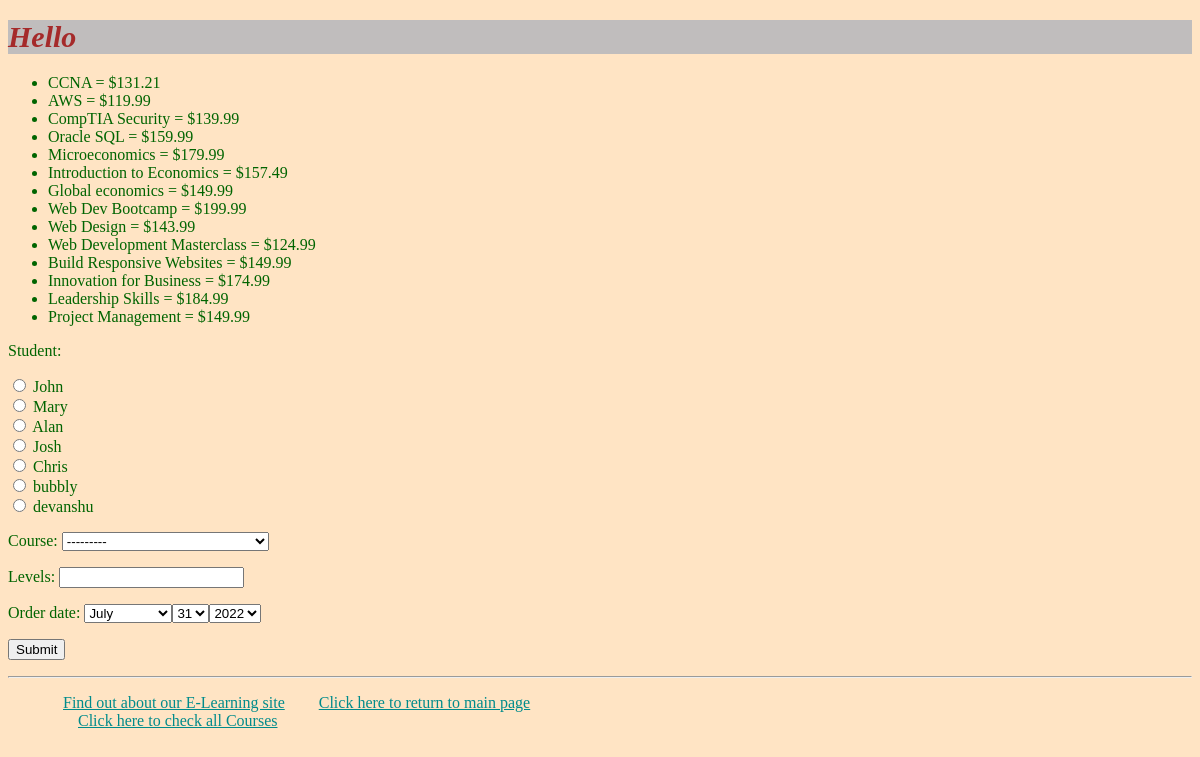
The app's page /myapp/place_order/ with its own data.
### myapp/models.py (models this page shows, shortened)
class Course(models.Model):
    interested = models.PositiveIntegerField(default=0)
    stages = models.PositiveIntegerField(default=3)
    topic = models.ForeignKey(Topic, related_name='courses', on_delete=models.CASCADE)
    name = models.CharField(max_length=200)
    price = models.DecimalField(max_digits=10,decimal_places=2)
    for_everyone = models.BooleanField(default=True)
    description = models.TextField(max_length=300, null=True, blank=True)
    def __str__(self):
        return self.name

### myapp/views.py (the view)
# urls.py: path(r'place_order/', views.place_order, name='place_order'),
def place_order(request):
    msg = ''
    all_courses = Course.objects.all()
    if request.method == 'POST':
        form = OrderForm(request.POST)
        if form.is_valid():
            order = form.save(commit=False)
            if order.course.price > 150:
                order.course.discount()
            if order.levels <= order.course.stages:
                order.save()
                msg = 'Your course has been ordered successfully.'
            else:
                msg = 'You exceeded the number of levels for this course.'
            return render(request, 'myapp/order_response.html', {'msg': msg})
    else:
        form = OrderForm()
    return render(request, 'myapp/place_order.html', {'form': form, 'msg': msg, 'courlist': all_courses})

### myapp/forms.py
class OrderForm(forms.ModelForm):
    class Meta:
        model = Order
        fields = ['student', 'course', 'levels', 'order_date']
        widgets = {
            'student': forms.RadioSelect(),
            'order_date': forms.SelectDateWidget()
        }

### myapp/models.py (called while the page is built)
    def __str__(self):
        return self.first_name

### myapp/templates/myapp/place_order.html (shortened to what this page needs)
{% extends 'myapp/base.html' %}
{% block body_block %}
    <ul>
        {% for course in courlist %}
            <li>{{ course.name }} = ${{ course.price }}</li>
        {% endfor %}
    </ul>
    <form method="POST">
        {{ form.as_p }}
        <input type="submit" value="Submit"/>
    </form>
{% endblock %}

### myapp/static/myapp/style.css (style rules this page uses)
body { background-color: bisque; color: darkgreen; }

### records on screen
Course: name "CCNA", price "131.21"
Course: name "AWS", price "119.99"
Course: name "CompTIA Security", price "139.99"
Course: name "Oracle SQL", price "159.99"
Course: name "Microeconomics", price "179.99"
Course: name "Introduction to Economics", price "157.49"
Course: name "Global economics", price "149.99"
Course: name "Web Dev Bootcamp", price "199.99"
Course: name "Web Design", price "143.99"
Course: name "Web Development Masterclass", price "124.99"
Course: name "Build Responsive Websites", price "149.99"
Course: name "Innovation for Business", price "174.99"
Course: name "Leadership Skills", price "184.99"
Course: name "Project Management", price "149.99"
